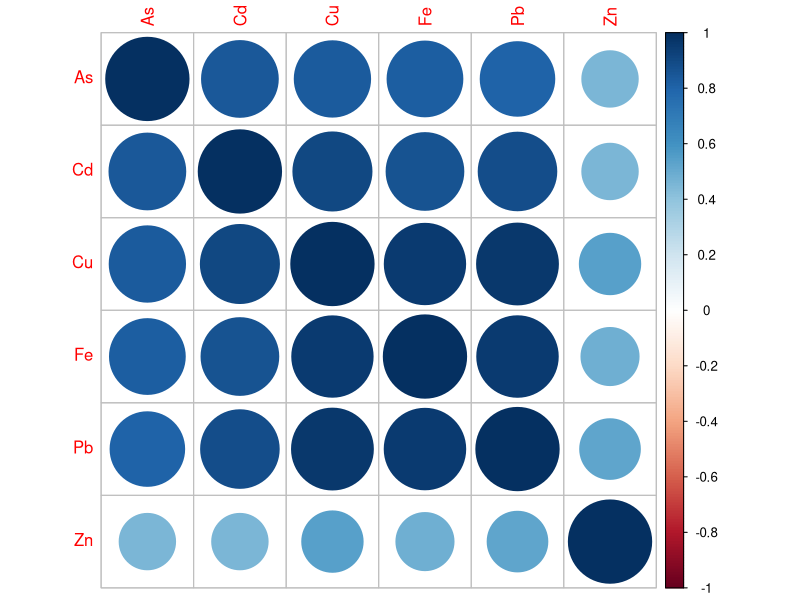
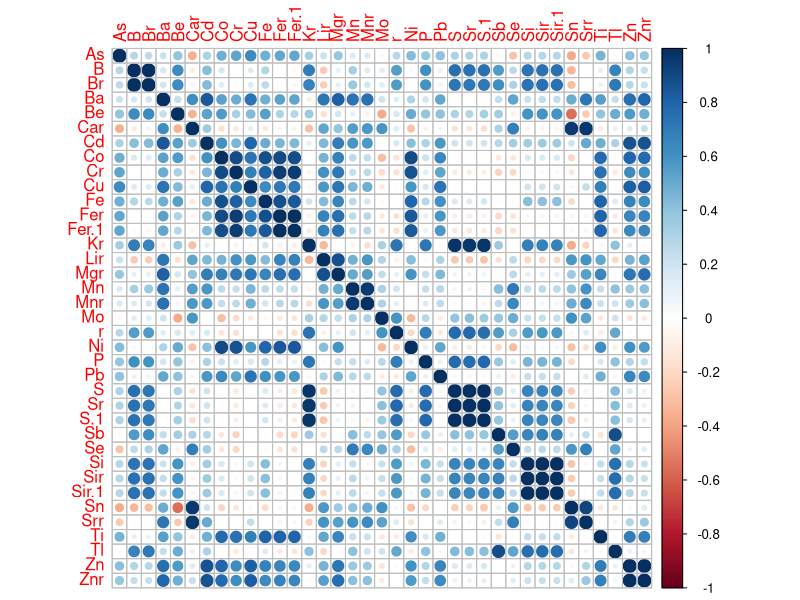
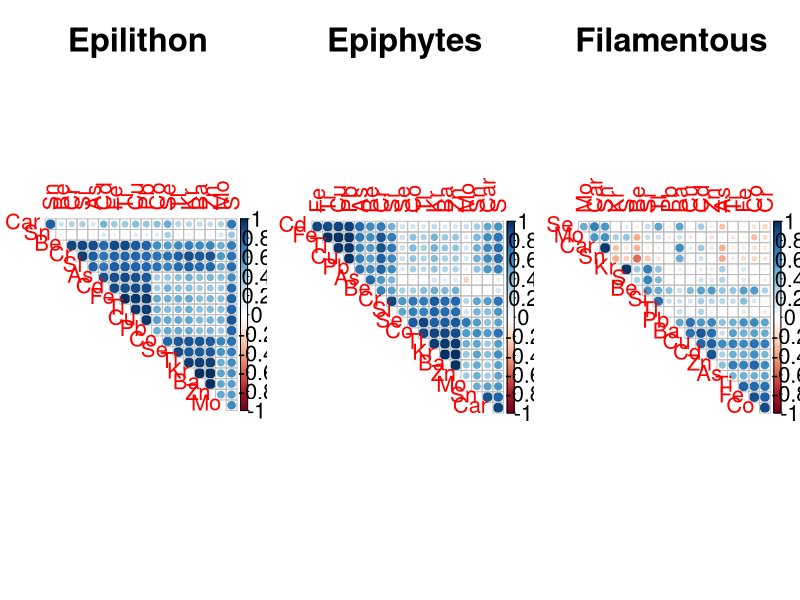

These charts were generated, in order, by the following R code:
library("corrplot")                               # Load corrplot

library(tidyverse)
library(readr)
library(plyr)
library(dplyr)

alldata <- data.frame(read_csv("2_incremental/20220420_STANDING_CROP_Rafa_Interpolation_Dont_Use.csv"))

alldata$SAMPLING_DATE<-as.Date(alldata$SAMPLING_DATE, format = "%m/%d/%Y")

names(alldata)

#Big 5

COR.DF<-as.data.frame(na.omit(alldata[,c(13,19,22,25,35,49)]))

names(COR.DF)<- c("As","Cd","Cu","Fe","Pb","Zn")

cor(COR.DF)

corrplot(cor(COR.DF), method = "circle", lwd=2) 

#Alldata

EPIL.COR.DF2 <- alldata[which(alldata$SAMPLE_DESCRIPTOR == "EPIL"),]

EPIP.COR.DF2 <- alldata[which(alldata$SAMPLE_DESCRIPTOR == "EPIP"),]

FILA.COR.DF2 <- alldata[which(alldata$SAMPLE_DESCRIPTOR == "FILA"),]

EPIL.COR.DF2<-as.data.frame(na.omit(EPIL.COR.DF2[,c(13:49)]))

EPIP.COR.DF2<-as.data.frame(na.omit(EPIP.COR.DF2[,c(13:49)]))

FILA.COR.DF2<-as.data.frame(na.omit(FILA.COR.DF2[,c(13:49)]))

#dev.new()

corrplot(cor(FILA.COR.DF2), method = "circle", lwd=2) 

#Selected

EPIL.COR.DF3 <- alldata[which(alldata$SAMPLE_DESCRIPTOR == "EPIL"),]

EPIP.COR.DF3 <- alldata[which(alldata$SAMPLE_DESCRIPTOR == "EPIP"),]

FILA.COR.DF3 <- alldata[which(alldata$SAMPLE_DESCRIPTOR == "FILA"),]


EPIL.COR.DF3<-as.data.frame(na.omit(EPIL.COR.DF3[,c(13,16,17,18,19,20,21,22,23,26,31,35,36,40,41,44,46,47,48)]))

EPIP.COR.DF3<-as.data.frame(na.omit(EPIP.COR.DF3[,c(13,16,17,18,19,20,21,22,23,26,31,35,36,40,41,44,46,47,48)]))

FILA.COR.DF3<-as.data.frame(na.omit(FILA.COR.DF3[,c(13,16,17,18,19,20,21,22,23,26,31,35,36,40,41,44,46,47,48)]))


par(mfrow = c(1,3), mar = c(2, 4, 4, 2))

EPIL.TEST<-cor.mtest(EPIL.COR.DF3)

corrplot(cor(EPIL.COR.DF3), method = "circle", lwd=2, tl.cex = 2, cl.cex=2, cex.main=3, sig.level = 0.05, insig = "blank", 
         mar=c(0,0,0,0), title="\n\n Epilithon", diag=FALSE, order = "hclust", type="upper") 

corrplot(cor(EPIP.COR.DF3), method = "circle", lwd=2, tl.cex = 2, cl.cex=2, cex.main=3, sig.level = 0.05, insig = "blank", 
         mar=c(0,0,0,0), title="\n\n Epiphytes", diag=FALSE, order = "hclust", type="upper") 

corrplot(cor(FILA.COR.DF3), method = "circle", lwd=2, tl.cex = 2, cl.cex=2, cex.main=3, sig.level = 0.05, insig = "blank", 
         mar=c(0,0,0,0), title="\n\n Filamentous", diag=FALSE, order = "hclust", type="upper") 

